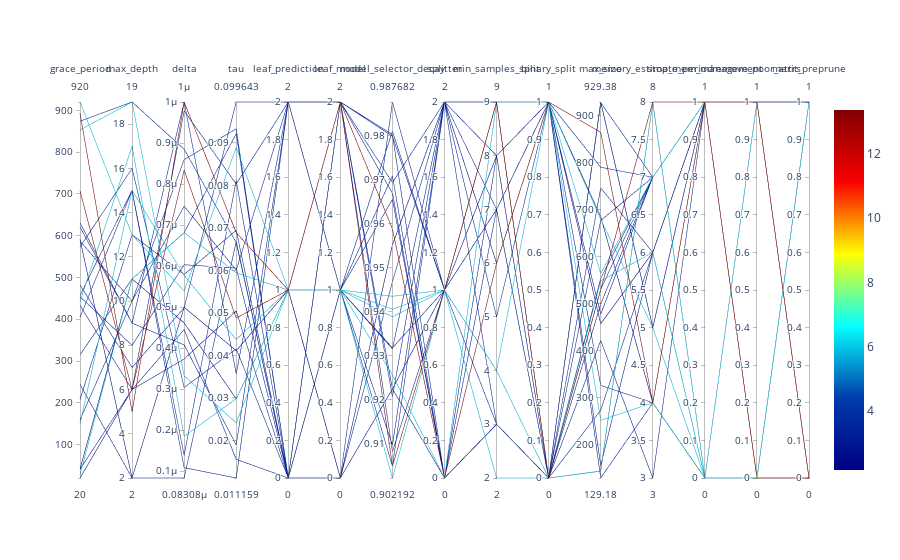

Write notebook code for a chart like this one.
### Markdown cell above
## Parallel Coordinates Plots

### Code cell
#| label: 024_parallel_plot
spot_tuner.parallel_plot()

### Figure 1 — Plotly figure (JSON) as saved in the notebook; plotly's stock layout.template omitted (floating-point values rounded to 4 significant figures)
{"data": [{"dimensions": [{"label": "grace_period", "range": [20, 920], "values": [41, 443, 315, 573, 159, 853, 920, 244, 707, 631, 454, 41, 457, 874, 150, 433, 587, 893, 28, 482, 591, 621, 405, 208, 20]}, {"label": "max_depth", "range": [2, 19], "values": [6, 17, 11, 16, 10, 19, 13, 2, 6, 9, 8, 11, 15, 19, 15, 6, 10, 5, 11, 7, 2, 9, 15, 13, 6]}, {"label": "delta", "range": [8.308e-08, 1e-06], "values": [9.782e-07, 1.85e-07, 6.814e-07, 3.038e-07, 7.46e-07, 3.324e-07, 5.391e-07, 8.308e-08, 8.337e-07, 4.078e-07, 6.031e-07, 4.613e-07, 1.083e-07, 8.847e-07, 5.773e-07, 4.451e-07, 8.596e-07, 1e-06, 6.816e-07, 4.982e-07, 4.994e-07, 1e-06, 1.383e-07, 5.793e-07, 3.733e-07]}, {"label": "tau", "range": [0.01116, 0.09964], "values": [0.08034, 0.02981, 0.0922, 0.04153, 0.06006, 0.02413, 0.08894, 0.06681, 0.04881, 0.01892, 0.06057, 0.02979, 0.01116, 0.06655, 0.04372, 0.01554, 0.09333, 0.06889, 0.05945, 0.09964, 0.04111, 0.03573, 0.08115, 0.06945, 0.05049]}, {"label": "leaf_prediction", "range": [0, 2], "values": [2, 1, 0, 0, 2, 1, 1, 0, 1, 2, 0, 1, 2, 0, 1, 0, 0, 1, 1, 2, 1, 2, 0, 0, 0]}, {"label": "leaf_model", "range": [0, 2], "values": [1, 1, 0, 0, 1, 1, 1, 2, 2, 2, 1, 0, 2, 1, 1, 1, 2, 2, 1, 2, 0, 2, 1, 2, 1]}, {"label": "model_selector_decay", "range": [0.9022, 0.9877], "values": [0.9097, 0.9435, 0.9468, 0.9877, 0.9318, 0.9022, 0.9256, 0.9694, 0.9588, 0.9803, 0.9709, 0.9224, 0.9082, 0.9049, 0.9388, 0.9315, 0.9207, 0.9049, 0.9406, 0.9225, 0.9552, 0.967, 0.9656, 0.9799, 0.981]}, {"label": "splitter", "range": [0, 2], "values": [2, 1, 2, 1, 1, 1, 0, 2, 0, 0, 0, 1, 1, 2, 1, 2, 2, 1, 1, 0, 2, 0, 0, 1, 1]}, {"label": "min_samples_split", "range": [2, 9], "values": [8, 2, 7, 7, 9, 4, 9, 5, 6, 3, 7, 8, 3, 9, 9, 9, 3, 9, 4, 3, 6, 3, 8, 9, 7]}, {"label": "binary_split", "range": [0, 1], "values": [0, 0, 0, 0, 1, 1, 1, 1, 1, 0, 1, 1, 0, 0, 1, 0, 0, 0, 0, 0, 1, 0, 0, 1, 1]}, {"label": "max_size", "range": [129.2, 929.4], "values": [143.8, 548.7, 273.6, 421.5, 326.3, 564.3, 679.7, 790.4, 864.6, 929.4, 129.2, 457.4, 499.6, 530.5, 251.9, 677.2, 928.1, 530.5, 144.0, 553.9, 685.2, 929.1, 746.6, 155.6, 477.7]}, {"label": "memory_estimate_period", "range": [3, 8], "values": [8, 6, 6, 3, 4, 7, 5, 7, 4, 5, 4, 6, 7, 7, 4, 7, 7, 8, 8, 7, 4, 5, 6, 6, 7]}, {"label": "stop_mem_management", "range": [0, 1], "values": [0, 0, 0, 1, 0, 1, 0, 1, 1, 1, 0, 1, 1, 1, 0, 1, 1, 1, 0, 1, 1, 1, 1, 1, 1]}, {"label": "remove_poor_attrs", "range": [0, 1], "values": [0, 1, 0, 1, 1, 0, 0, 1, 0, 1, 0, 1, 0, 1, 0, 1, 0, 1, 0, 1, 0, 1, 0, 1, 1]}, {"label": "merit_preprune", "range": [0, 1], "values": [1, 0, 1, 1, 0, 0, 0, 1, 0, 1, 0, 0, 1, 0, 1, 0, 1, 0, 1, 0, 0, 1, 1, 0, 1]}], "line": {"cmax": 13.36, "cmin": 2.166, "color": [3.237, 5.961, 3.55, 3.363, 3.198, 5.987, 5.952, 3.584, 13.36, 3.386, 3.39, 2.238, 3.431, 3.664, 5.93, 3.637, 3.573, 13.35, 5.921, 3.425, 2.166, 3.376, 3.372, 3.283, 3.091], "colorscale": [[0, "rgb(0,0,131)"], [0.2, "rgb(0,60,170)"], [0.4, "rgb(5,255,255)"], [0.6, "rgb(255,255,0)"], [0.8, "rgb(250,0,0)"], [1, "rgb(128,0,0)"]], "showscale": true}, "type": "parcoords"}], "layout": {}}
